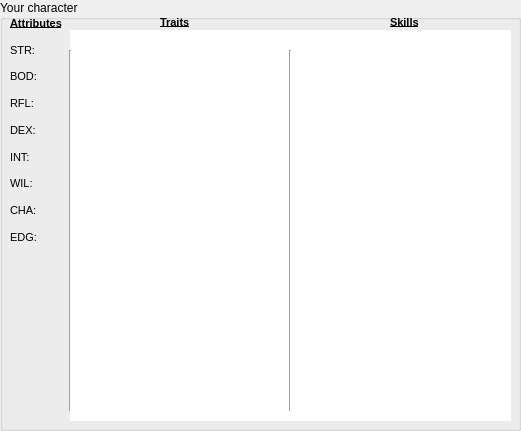
   <widget class="QGroupBox" name="groupBoxStage0_3">
    <property name="geometry">
     <rect>
      <x>10</x>
      <y>60</y>
      <width>521</width>
      <height>431</height>
     </rect>
    </property>
    <property name="sizePolicy">
     <sizepolicy hsizetype="Expanding" vsizetype="Expanding">
      <horstretch>0</horstretch>
      <verstretch>0</verstretch>
     </sizepolicy>
    </property>
    <property name="minimumSize">
     <size>
      <width>361</width>
      <height>171</height>
     </size>
    </property>
    <property name="title">
     <string>Your character</string>
    </property>
    <property name="flat">
     <bool>false</bool>
    </property>
    <property name="checkable">
     <bool>false</bool>
    </property>
    <widget class="QWidget" name="layoutWidget_3">
     <property name="geometry">
      <rect>
       <x>10</x>
       <y>10</y>
       <width>64</width>
       <height>241</height>
      </rect>
     </property>
     <layout class="QVBoxLayout" name="verticalLayout_3">
      <property name="spacing">
       <number>0</number>
      </property>
      <property name="margin">
       <number>0</number>
      </property>
      <item>
       <widget class="QLabel" name="AttributesLable_3">
        <property name="toolTip">
         <string>Characters in A Time of War are described using three broad
categories of statistics. The fi rst of these—Attributes—describes
the character’s raw physical and mental capabilities. Each
character possesses eight Attribute values (also called “Attribute
scores”) that are described below</string>
        </property>
        <property name="text">
         <string>&lt;!DOCTYPE HTML PUBLIC &quot;-//W3C//DTD HTML 4.0//EN&quot; &quot;http://www.w3.org/TR/REC-html40/strict.dtd&quot;&gt;
&lt;html&gt;&lt;head&gt;&lt;meta name=&quot;qrichtext&quot; content=&quot;1&quot; /&gt;&lt;style type=&quot;text/css&quot;&gt;
p, li { white-space: pre-wrap; }
&lt;/style&gt;&lt;/head&gt;&lt;body style=&quot; font-family:'MS Shell Dlg 2'; font-size:8.25pt; font-weight:400; font-style:normal;&quot;&gt;
&lt;p style=&quot; margin-top:0px; margin-bottom:0px; margin-left:0px; margin-right:0px; -qt-block-indent:0; text-indent:0px;&quot;&gt;&lt;span style=&quot; font-size:8pt; font-weight:600; text-decoration: underline;&quot;&gt;Attributes&lt;/span&gt;&lt;/p&gt;&lt;/body&gt;&lt;/html&gt;</string>
        </property>
       </widget>
      </item>
      <item>
       <widget class="QLabel" name="S2AttrStrLabel">
        <property name="toolTip">
         <string>STR (Strength): As its name implies, the STR (Strength)
Attribute measures a character’s raw muscle power, aff ecting the
amount of weight he can lift and carry, and how much damage he
can deliver in melee combat. Higher STR scores defi ne physically
stronger characters.</string>
        </property>
        <property name="text">
         <string>&lt;!DOCTYPE HTML PUBLIC &quot;-//W3C//DTD HTML 4.0//EN&quot; &quot;http://www.w3.org/TR/REC-html40/strict.dtd&quot;&gt;
&lt;html&gt;&lt;head&gt;&lt;meta name=&quot;qrichtext&quot; content=&quot;1&quot; /&gt;&lt;style type=&quot;text/css&quot;&gt;
p, li { white-space: pre-wrap; }
&lt;/style&gt;&lt;/head&gt;&lt;body style=&quot; font-family:'MS Shell Dlg 2'; font-size:8.25pt; font-weight:400; font-style:normal;&quot;&gt;
&lt;p align=&quot;justify&quot; style=&quot; margin-top:0px; margin-bottom:0px; margin-left:0px; margin-right:0px; -qt-block-indent:0; text-indent:0px;&quot;&gt;&lt;span style=&quot; font-size:8pt;&quot;&gt;STR:&lt;/span&gt;&lt;/p&gt;&lt;/body&gt;&lt;/html&gt;</string>
        </property>
       </widget>
      </item>
      <item>
       <widget class="QLabel" name="S2AttrBodLabel">
        <property name="toolTip">
         <string>BOD (Body): A character’s BOD (Body) Attribute indicates how 
sturdy and &quot;in shape&quot; he is, measuring raw endurance as well 
as how much damage the character can withstand in combat. 
Higher BOD scores reflect greater durability and the ability to 
perform strenuous tasks for longer durations.</string>
        </property>
        <property name="text">
         <string>&lt;!DOCTYPE HTML PUBLIC &quot;-//W3C//DTD HTML 4.0//EN&quot; &quot;http://www.w3.org/TR/REC-html40/strict.dtd&quot;&gt;
&lt;html&gt;&lt;head&gt;&lt;meta name=&quot;qrichtext&quot; content=&quot;1&quot; /&gt;&lt;style type=&quot;text/css&quot;&gt;
p, li { white-space: pre-wrap; }
&lt;/style&gt;&lt;/head&gt;&lt;body style=&quot; font-family:'MS Shell Dlg 2'; font-size:8.25pt; font-weight:400; font-style:normal;&quot;&gt;
&lt;p align=&quot;justify&quot; style=&quot; margin-top:0px; margin-bottom:0px; margin-left:0px; margin-right:0px; -qt-block-indent:0; text-indent:0px;&quot;&gt;&lt;span style=&quot; font-size:8pt;&quot;&gt;BOD:&lt;/span&gt;&lt;/p&gt;&lt;/body&gt;&lt;/html&gt;</string>
        </property>
       </widget>
      </item>
      <item>
       <widget class="QLabel" name="S2AttrRflLabel">
        <property name="toolTip">
         <string>RFL (Refl exes): The RFL (Refl exes) Attribute measures a character’s swiftness and
reaction time, aff ecting how fast he can react to threats or cover ground. Higher RFL
scores refl ect less hesitation, better response times and quicker overall movement.</string>
        </property>
        <property name="text">
         <string>&lt;!DOCTYPE HTML PUBLIC &quot;-//W3C//DTD HTML 4.0//EN&quot; &quot;http://www.w3.org/TR/REC-html40/strict.dtd&quot;&gt;
&lt;html&gt;&lt;head&gt;&lt;meta name=&quot;qrichtext&quot; content=&quot;1&quot; /&gt;&lt;style type=&quot;text/css&quot;&gt;
p, li { white-space: pre-wrap; }
&lt;/style&gt;&lt;/head&gt;&lt;body style=&quot; font-family:'MS Shell Dlg 2'; font-size:8.25pt; font-weight:400; font-style:normal;&quot;&gt;
&lt;p align=&quot;justify&quot; style=&quot; margin-top:0px; margin-bottom:0px; margin-left:0px; margin-right:0px; -qt-block-indent:0; text-indent:0px;&quot;&gt;&lt;span style=&quot; font-size:8pt;&quot;&gt;RFL:&lt;/span&gt;&lt;/p&gt;&lt;/body&gt;&lt;/html&gt;</string>
        </property>
       </widget>
      </item>
      <item>
       <widget class="QLabel" name="S2AttrDexLabel">
        <property name="toolTip">
         <string>DEX (Dexterity): The DEX (Dexterity) Attribute defi nes a character’s fi ne
motor control and physical acuity, a vital quality for everything from operating
a computer to fi ring a handgun. Higher DEX scores refl ect a steadier hand and
superior hand-eye coordination.</string>
        </property>
        <property name="text">
         <string>&lt;!DOCTYPE HTML PUBLIC &quot;-//W3C//DTD HTML 4.0//EN&quot; &quot;http://www.w3.org/TR/REC-html40/strict.dtd&quot;&gt;
&lt;html&gt;&lt;head&gt;&lt;meta name=&quot;qrichtext&quot; content=&quot;1&quot; /&gt;&lt;style type=&quot;text/css&quot;&gt;
p, li { white-space: pre-wrap; }
&lt;/style&gt;&lt;/head&gt;&lt;body style=&quot; font-family:'MS Shell Dlg 2'; font-size:8.25pt; font-weight:400; font-style:normal;&quot;&gt;
&lt;p align=&quot;justify&quot; style=&quot; margin-top:0px; margin-bottom:0px; margin-left:0px; margin-right:0px; -qt-block-indent:0; text-indent:0px;&quot;&gt;&lt;span style=&quot; font-size:8pt;&quot;&gt;DEX:&lt;/span&gt;&lt;/p&gt;&lt;/body&gt;&lt;/html&gt;</string>
        </property>
       </widget>
      </item>
      <item>
       <widget class="QLabel" name="S2AttrIntLabel">
        <property name="toolTip">
         <string>INT (Intelligence): As can be surmised, the INT (Intelligence) Attribute
measures a character’s brainpower, particularly his memory, higher reasoning
and deductive powers. Higher INT scores refl ect keener minds.</string>
        </property>
        <property name="text">
         <string>&lt;!DOCTYPE HTML PUBLIC &quot;-//W3C//DTD HTML 4.0//EN&quot; &quot;http://www.w3.org/TR/REC-html40/strict.dtd&quot;&gt;
&lt;html&gt;&lt;head&gt;&lt;meta name=&quot;qrichtext&quot; content=&quot;1&quot; /&gt;&lt;style type=&quot;text/css&quot;&gt;
p, li { white-space: pre-wrap; }
&lt;/style&gt;&lt;/head&gt;&lt;body style=&quot; font-family:'MS Shell Dlg 2'; font-size:8.25pt; font-weight:400; font-style:normal;&quot;&gt;
&lt;p align=&quot;justify&quot; style=&quot; margin-top:0px; margin-bottom:0px; margin-left:0px; margin-right:0px; -qt-block-indent:0; text-indent:0px;&quot;&gt;&lt;span style=&quot; font-size:8pt;&quot;&gt;INT:&lt;/span&gt;&lt;/p&gt;&lt;/body&gt;&lt;/html&gt;</string>
        </property>
       </widget>
      </item>
      <item>
       <widget class="QLabel" name="S2AttrWilLabel">
        <property name="toolTip">
         <string>WIL (Willpower): The WIL (Willpower) Attribute measures a character’s bravery
and his capacity to “think for himself”, as well as his ability to steel his nerves
and rally his body against fear and physical exhaustion, and to take charge of a
situation. Higher WIL scores describe bolder and more decisive characters.</string>
        </property>
        <property name="text">
         <string>&lt;!DOCTYPE HTML PUBLIC &quot;-//W3C//DTD HTML 4.0//EN&quot; &quot;http://www.w3.org/TR/REC-html40/strict.dtd&quot;&gt;
&lt;html&gt;&lt;head&gt;&lt;meta name=&quot;qrichtext&quot; content=&quot;1&quot; /&gt;&lt;style type=&quot;text/css&quot;&gt;
p, li { white-space: pre-wrap; }
&lt;/style&gt;&lt;/head&gt;&lt;body style=&quot; font-family:'MS Shell Dlg 2'; font-size:8.25pt; font-weight:400; font-style:normal;&quot;&gt;
&lt;p align=&quot;justify&quot; style=&quot; margin-top:0px; margin-bottom:0px; margin-left:0px; margin-right:0px; -qt-block-indent:0; text-indent:0px;&quot;&gt;&lt;span style=&quot; font-size:8pt;&quot;&gt;WIL:&lt;/span&gt;&lt;/p&gt;&lt;/body&gt;&lt;/html&gt;</string>
        </property>
       </widget>
      </item>
      <item>
       <widget class="QLabel" name="S2AttrChaLabel">
        <property name="toolTip">
         <string>CHA (Charisma): The CHA (Charisma) Attribute measures a character’s
personal appeal, aff ecting how those around him react to his general appearance,
mannerisms and speech. While not an indicator of physical beauty per se, higher
CHA scores describe characters who are more appealing and inspiring to others.</string>
        </property>
        <property name="text">
         <string>&lt;!DOCTYPE HTML PUBLIC &quot;-//W3C//DTD HTML 4.0//EN&quot; &quot;http://www.w3.org/TR/REC-html40/strict.dtd&quot;&gt;
&lt;html&gt;&lt;head&gt;&lt;meta name=&quot;qrichtext&quot; content=&quot;1&quot; /&gt;&lt;style type=&quot;text/css&quot;&gt;
p, li { white-space: pre-wrap; }
&lt;/style&gt;&lt;/head&gt;&lt;body style=&quot; font-family:'MS Shell Dlg 2'; font-size:8.25pt; font-weight:400; font-style:normal;&quot;&gt;
&lt;p align=&quot;justify&quot; style=&quot; margin-top:0px; margin-bottom:0px; margin-left:0px; margin-right:0px; -qt-block-indent:0; text-indent:0px;&quot;&gt;&lt;span style=&quot; font-size:8pt;&quot;&gt;CHA:&lt;/span&gt;&lt;/p&gt;&lt;/body&gt;&lt;/html&gt;</string>
        </property>
       </widget>
      </item>
      <item>
       <widget class="QLabel" name="S2AttrEdgLabel">
        <property name="toolTip">
         <string>EDG (Edge): The EDG (Edge) Attribute is easily one of the most powerful
Attributes a player character (or critical NPC) possesses. Representing raw luck,
a character’s EDG points can be “burned” in game play to aff ect Action Checks,
altering their outcomes slightly or even forcing a “do over” that can snatch a victory
out of certain defeat. Characters with a higher EDG have more luck on their side.</string>
        </property>
        <property name="text">
         <string>&lt;!DOCTYPE HTML PUBLIC &quot;-//W3C//DTD HTML 4.0//EN&quot; &quot;http://www.w3.org/TR/REC-html40/strict.dtd&quot;&gt;
&lt;html&gt;&lt;head&gt;&lt;meta name=&quot;qrichtext&quot; content=&quot;1&quot; /&gt;&lt;style type=&quot;text/css&quot;&gt;
p, li { white-space: pre-wrap; }
&lt;/style&gt;&lt;/head&gt;&lt;body style=&quot; font-family:'MS Shell Dlg 2'; font-size:8.25pt; font-weight:400; font-style:normal;&quot;&gt;
&lt;p align=&quot;justify&quot; style=&quot; margin-top:0px; margin-bottom:0px; margin-left:0px; margin-right:0px; -qt-block-indent:0; text-indent:0px;&quot;&gt;&lt;span style=&quot; font-size:8pt;&quot;&gt;EDG:&lt;/span&gt;&lt;/p&gt;&lt;/body&gt;&lt;/html&gt;</string>
        </property>
       </widget>
      </item>
     </layout>
    </widget>
    <widget class="QTableWidget" name="S2TraitsTable">
     <property name="geometry">
      <rect>
       <x>70</x>
       <y>30</y>
       <width>221</width>
       <height>391</height>
      </rect>
     </property>
     <property name="baseSize">
      <size>
       <width>0</width>
       <height>0</height>
      </size>
     </property>
     <property name="font">
      <font>
       <pointsize>8</pointsize>
      </font>
     </property>
     <property name="frameShape">
      <enum>QFrame::NoFrame</enum>
     </property>
     <property name="verticalScrollBarPolicy">
      <enum>Qt::ScrollBarAlwaysOff</enum>
     </property>
     <property name="horizontalScrollBarPolicy">
      <enum>Qt::ScrollBarAlwaysOff</enum>
     </property>
     <property name="autoScroll">
      <bool>false</bool>
     </property>
     <property name="autoScrollMargin">
      <number>0</number>
     </property>
     <property name="editTriggers">
      <set>QAbstractItemView::NoEditTriggers</set>
     </property>
     <property name="tabKeyNavigation">
      <bool>false</bool>
     </property>
     <property name="showDropIndicator" stdset="0">
      <bool>false</bool>
     </property>
     <property name="dragDropOverwriteMode">
      <bool>false</bool>
     </property>
     <property name="alternatingRowColors">
      <bool>false</bool>
     </property>
     <property name="selectionMode">
      <enum>QAbstractItemView::NoSelection</enum>
     </property>
     <property name="selectionBehavior">
      <enum>QAbstractItemView::SelectRows</enum>
     </property>
     <property name="showGrid">
      <bool>false</bool>
     </property>
     <property name="gridStyle">
      <enum>Qt::SolidLine</enum>
     </property>
     <property name="sortingEnabled">
      <bool>false</bool>
     </property>
     <property name="wordWrap">
      <bool>false</bool>
     </property>
     <property name="cornerButtonEnabled">
      <bool>false</bool>
     </property>
     <property name="rowCount">
      <number>27</number>
     </property>
     <property name="columnCount">
      <number>2</number>
     </property>
     <attribute name="horizontalHeaderVisible">
      <bool>false</bool>
     </attribute>
     <attribute name="horizontalHeaderCascadingSectionResizes">
      <bool>true</bool>
     </attribute>
     <attribute name="horizontalHeaderDefaultSectionSize">
      <number>185</number>
     </attribute>
     <attribute name="horizontalHeaderMinimumSectionSize">
      <number>62</number>
     </attribute>
     <attribute name="horizontalHeaderShowSortIndicator" stdset="0">
      <bool>false</bool>
     </attribute>
     <attribute name="horizontalHeaderStretchLastSection">
      <bool>true</bool>
     </attribute>
     <attribute name="verticalHeaderVisible">
      <bool>false</bool>
     </attribute>
     <attribute name="verticalHeaderCascadingSectionResizes">
      <bool>true</bool>
     </attribute>
     <attribute name="verticalHeaderDefaultSectionSize">
      <number>14</number>
     </attribute>
     <attribute name="verticalHeaderMinimumSectionSize">
      <number>17</number>
     </attribute>
     <attribute name="verticalHeaderShowSortIndicator" stdset="0">
      <bool>true</bool>
     </attribute>
     <attribute name="verticalHeaderStretchLastSection">
      <bool>false</bool>
     </attribute>
     <row/>
     <row/>
     <row/>
     <row/>
     <row/>
     <row/>
     <row/>
     <row/>
     <row/>
     <row/>
     <row/>
     <row/>
     <row/>
     <row/>
     <row/>
     <row/>
     <row/>
     <row/>
     <row/>
     <row/>
     <row/>
     <row/>
     <row/>
     <row/>
     <row/>
     <row/>
     <row/>
     <column/>
     <column/>
    </widget>
    <widget class="QLabel" name="label_25">
     <property name="geometry">
      <rect>
       <x>160</x>
       <y>16</y>
       <width>46</width>
       <height>13</height>
      </rect>
     </property>
     <property name="toolTip">
      <string>A character's Traits define special-purpose characteristics and
abilities beyond the more quantifi able Attributes and Skills. Traits 
can  aff ect  game  play  in  a  variety  of  ways,  from  a  special  rule 
applicable to limited circumstances to a personal detail signifi cant 
enough for its own plot hook.</string>
     </property>
     <property name="whatsThis">
      <string>&lt;!DOCTYPE HTML PUBLIC &quot;-//W3C//DTD HTML 4.0//EN&quot; &quot;http://www.w3.org/TR/REC-html40/strict.dtd&quot;&gt;
&lt;html&gt;&lt;head&gt;&lt;meta name=&quot;qrichtext&quot; content=&quot;1&quot; /&gt;&lt;style type=&quot;text/css&quot;&gt;
p, li { white-space: pre-wrap; }
&lt;/style&gt;&lt;/head&gt;&lt;body style=&quot; font-family:'MS Shell Dlg 2'; font-size:8.25pt; font-weight:400; font-style:normal;&quot;&gt;
&lt;p style=&quot; margin-top:0px; margin-bottom:0px; margin-left:0px; margin-right:0px; -qt-block-indent:0; text-indent:0px;&quot;&gt;&lt;span style=&quot; font-size:8pt;&quot;&gt;A character's Traits define special-purpose&lt;/span&gt;&lt;/p&gt;
&lt;p style=&quot; margin-top:0px; margin-bottom:0px; margin-left:0px; margin-right:0px; -qt-block-indent:0; text-indent:0px;&quot;&gt;&lt;span style=&quot; font-size:8pt;&quot;&gt;characteristics and abilities beyond the more&lt;/span&gt;&lt;/p&gt;
&lt;p style=&quot; margin-top:0px; margin-bottom:0px; margin-left:0px; margin-right:0px; -qt-block-indent:0; text-indent:0px;&quot;&gt;&lt;span style=&quot; font-size:8pt;&quot;&gt;quantifiable Attributes and Skills. Traits &lt;/span&gt;&lt;/p&gt;
&lt;p style=&quot; margin-top:0px; margin-bottom:0px; margin-left:0px; margin-right:0px; -qt-block-indent:0; text-indent:0px;&quot;&gt;&lt;span style=&quot; font-size:8pt;&quot;&gt;can  aff ect  game  play  in  a  variety  of  &lt;/span&gt;&lt;/p&gt;
&lt;p style=&quot; margin-top:0px; margin-bottom:0px; margin-left:0px; margin-right:0px; -qt-block-indent:0; text-indent:0px;&quot;&gt;&lt;span style=&quot; font-size:8pt;&quot;&gt;ways,  from  a  special  rule applicable to &lt;/span&gt;&lt;/p&gt;
&lt;p style=&quot; margin-top:0px; margin-bottom:0px; margin-left:0px; margin-right:0px; -qt-block-indent:0; text-indent:0px;&quot;&gt;&lt;span style=&quot; font-size:8pt;&quot;&gt;limited circumstances to a personal detail &lt;/span&gt;&lt;/p&gt;
&lt;p style=&quot; margin-top:0px; margin-bottom:0px; margin-left:0px; margin-right:0px; -qt-block-indent:0; text-indent:0px;&quot;&gt;&lt;span style=&quot; font-size:8pt;&quot;&gt;significant enough for its own plot hook.&lt;/span&gt;&lt;/p&gt;&lt;/body&gt;&lt;/html&gt;</string>
     </property>
     <property name="text">
      <string>&lt;!DOCTYPE HTML PUBLIC &quot;-//W3C//DTD HTML 4.0//EN&quot; &quot;http://www.w3.org/TR/REC-html40/strict.dtd&quot;&gt;
&lt;html&gt;&lt;head&gt;&lt;meta name=&quot;qrichtext&quot; content=&quot;1&quot; /&gt;&lt;style type=&quot;text/css&quot;&gt;
p, li { white-space: pre-wrap; }
&lt;/style&gt;&lt;/head&gt;&lt;body style=&quot; font-family:'MS Shell Dlg 2'; font-size:8.25pt; font-weight:400; font-style:normal;&quot;&gt;
&lt;p style=&quot; margin-top:0px; margin-bottom:0px; margin-left:0px; margin-right:0px; -qt-block-indent:0; text-indent:0px;&quot;&gt;&lt;span style=&quot; font-size:8pt; font-weight:600; text-decoration: underline;&quot;&gt;Traits&lt;/span&gt;&lt;/p&gt;&lt;/body&gt;&lt;/html&gt;</string>
     </property>
    </widget>
    <widget class="QLabel" name="label_27">
     <property name="geometry">
      <rect>
       <x>390</x>
       <y>16</y>
       <width>46</width>
       <height>13</height>
      </rect>
     </property>
     <property name="toolTip">
      <string>A character’s Skills list represents abilities he has been trained 
to use eff ectively. In a typical A Time of War role-playing session, 
characters generally use Skill Action Checks to resolve actions far 
more often than they use Attributes or Traits.</string>
     </property>
     <property name="whatsThis">
      <string>&lt;!DOCTYPE HTML PUBLIC &quot;-//W3C//DTD HTML 4.0//EN&quot; &quot;http://www.w3.org/TR/REC-html40/strict.dtd&quot;&gt;
&lt;html&gt;&lt;head&gt;&lt;meta name=&quot;qrichtext&quot; content=&quot;1&quot; /&gt;&lt;style type=&quot;text/css&quot;&gt;
p, li { white-space: pre-wrap; }
&lt;/style&gt;&lt;/head&gt;&lt;body style=&quot; font-family:'MS Shell Dlg 2'; font-size:8.25pt; font-weight:400; font-style:normal;&quot;&gt;
&lt;p style=&quot; margin-top:0px; margin-bottom:0px; margin-left:0px; margin-right:0px; -qt-block-indent:0; text-indent:0px;&quot;&gt;&lt;span style=&quot; font-size:8pt;&quot;&gt;A character’s Skills list represents abilities &lt;/span&gt;&lt;/p&gt;
&lt;p style=&quot; margin-top:0px; margin-bottom:0px; margin-left:0px; margin-right:0px; -qt-block-indent:0; text-indent:0px;&quot;&gt;&lt;span style=&quot; font-size:8pt;&quot;&gt;he has been trained to use eff ectively. &lt;/span&gt;&lt;/p&gt;
&lt;p style=&quot; margin-top:0px; margin-bottom:0px; margin-left:0px; margin-right:0px; -qt-block-indent:0; text-indent:0px;&quot;&gt;&lt;span style=&quot; font-size:8pt;&quot;&gt;In a typical A Time of War role-playing &lt;/span&gt;&lt;/p&gt;
&lt;p style=&quot; margin-top:0px; margin-bottom:0px; margin-left:0px; margin-right:0px; -qt-block-indent:0; text-indent:0px;&quot;&gt;&lt;span style=&quot; font-size:8pt;&quot;&gt;session, characters generally use Skill Action &lt;/span&gt;&lt;/p&gt;
&lt;p style=&quot; margin-top:0px; margin-bottom:0px; margin-left:0px; margin-right:0px; -qt-block-indent:0; text-indent:0px;&quot;&gt;&lt;span style=&quot; font-size:8pt;&quot;&gt;Checks to resolve actions far more often &lt;/span&gt;&lt;/p&gt;
&lt;p style=&quot; margin-top:0px; margin-bottom:0px; margin-left:0px; margin-right:0px; -qt-block-indent:0; text-indent:0px;&quot;&gt;&lt;span style=&quot; font-size:8pt;&quot;&gt;than they use Attributes or Traits.&lt;/span&gt;&lt;/p&gt;&lt;/body&gt;&lt;/html&gt;</string>
     </property>
     <property name="text">
      <string>&lt;!DOCTYPE HTML PUBLIC &quot;-//W3C//DTD HTML 4.0//EN&quot; &quot;http://www.w3.org/TR/REC-html40/strict.dtd&quot;&gt;
&lt;html&gt;&lt;head&gt;&lt;meta name=&quot;qrichtext&quot; content=&quot;1&quot; /&gt;&lt;style type=&quot;text/css&quot;&gt;
p, li { white-space: pre-wrap; }
&lt;/style&gt;&lt;/head&gt;&lt;body style=&quot; font-family:'MS Shell Dlg 2'; font-size:8.25pt; font-weight:400; font-style:normal;&quot;&gt;
&lt;p style=&quot; margin-top:0px; margin-bottom:0px; margin-left:0px; margin-right:0px; -qt-block-indent:0; text-indent:0px;&quot;&gt;&lt;span style=&quot; font-size:8pt; font-weight:600; text-decoration: underline;&quot;&gt;Skills&lt;/span&gt;&lt;/p&gt;&lt;/body&gt;&lt;/html&gt;</string>
     </property>
    </widget>
    <widget class="QTableWidget" name="S2SkillsTable">
     <property name="geometry">
      <rect>
       <x>290</x>
       <y>30</y>
       <width>221</width>
       <height>391</height>
      </rect>
     </property>
     <property name="baseSize">
      <size>
       <width>0</width>
       <height>0</height>
      </size>
     </property>
     <property name="font">
      <font>
       <pointsize>8</pointsize>
      </font>
     </property>
     <property name="frameShape">
      <enum>QFrame::NoFrame</enum>
     </property>
     <property name="verticalScrollBarPolicy">
      <enum>Qt::ScrollBarAlwaysOff</enum>
     </property>
     <property name="horizontalScrollBarPolicy">
      <enum>Qt::ScrollBarAlwaysOff</enum>
     </property>
     <property name="autoScroll">
      <bool>false</bool>
     </property>
     <property name="autoScrollMargin">
      <number>0</number>
     </property>
     <property name="editTriggers">
      <set>QAbstractItemView::NoEditTriggers</set>
     </property>
     <property name="tabKeyNavigation">
      <bool>false</bool>
     </property>
     <property name="showDropIndicator" stdset="0">
      <bool>false</bool>
     </property>
     <property name="dragDropOverwriteMode">
      <bool>false</bool>
     </property>
     <property name="alternatingRowColors">
      <bool>false</bool>
     </property>
     <property name="selectionMode">
      <enum>QAbstractItemView::NoSelection</enum>
     </property>
     <property name="selectionBehavior">
      <enum>QAbstractItemView::SelectRows</enum>
     </property>
     <property name="showGrid">
      <bool>false</bool>
     </property>
     <property name="gridStyle">
      <enum>Qt::SolidLine</enum>
     </property>
     <property name="sortingEnabled">
      <bool>false</bool>
     </property>
     <property name="wordWrap">
      <bool>false</bool>
     </property>
     <property name="cornerButtonEnabled">
      <bool>false</bool>
     </property>
     <property name="rowCount">
      <number>27</number>
     </property>
     <property name="columnCount">
      <number>2</number>
     </property>
     <attribute name="horizontalHeaderVisible">
      <bool>false</bool>
     </attribute>
     <attribute name="horizontalHeaderCascadingSectionResizes">
      <bool>true</bool>
     </attribute>
     <attribute name="horizontalHeaderDefaultSectionSize">
      <number>195</number>
     </attribute>
     <attribute name="horizontalHeaderMinimumSectionSize">
      <number>62</number>
     </attribute>
     <attribute name="horizontalHeaderShowSortIndicator" stdset="0">
      <bool>false</bool>
     </attribute>
     <attribute name="horizontalHeaderStretchLastSection">
      <bool>true</bool>
     </attribute>
     <attribute name="verticalHeaderVisible">
      <bool>false</bool>
     </attribute>
     <attribute name="verticalHeaderCascadingSectionResizes">
      <bool>true</bool>
     </attribute>
     <attribute name="verticalHeaderDefaultSectionSize">
      <number>14</number>
     </attribute>
     <attribute name="verticalHeaderShowSortIndicator" stdset="0">
      <bool>true</bool>
     </attribute>
     <attribute name="verticalHeaderStretchLastSection">
      <bool>false</bool>
     </attribute>
     <row/>
     <row/>
     <row/>
     <row/>
     <row/>
     <row/>
     <row/>
     <row/>
     <row/>
     <row/>
     <row/>
     <row/>
     <row/>
     <row/>
     <row/>
     <row/>
     <row/>
     <row/>
     <row/>
     <row/>
     <row/>
     <row/>
     <row/>
     <row/>
     <row/>
     <row/>
     <row/>
     <column/>
     <column/>
    </widget>
    <widget class="Line" name="line_9">
     <property name="geometry">
      <rect>
       <x>280</x>
       <y>50</y>
       <width>20</width>
       <height>361</height>
      </rect>
     </property>
     <property name="orientation">
      <enum>Qt::Vertical</enum>
     </property>
    </widget>
    <widget class="Line" name="line_11">
     <property name="geometry">
      <rect>
       <x>60</x>
       <y>50</y>
       <width>20</width>
       <height>361</height>
      </rect>
     </property>
     <property name="orientation">
      <enum>Qt::Vertical</enum>
     </property>
    </widget>
   </widget>
